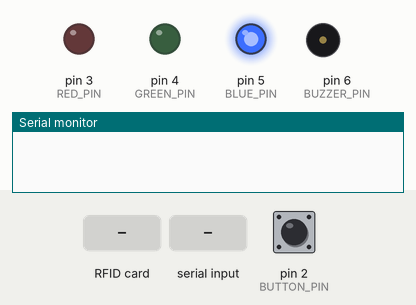
Simulated run of this sketch. Board: Arduino Uno, built with avr-gcc and run on an emulated ATmega328P. Parts: output pins drawn as LEDs (lit = HIGH), buzzer (waves = sounding), the last lines printed to the serial monitor. Inputs (shaded band) come from the test bench; at power-on: pin 2 (BUTTON_PIN) LOW. Pins used as bus, display or sensor lines are not drawn.

Above: at 1.2 s.
1.3 s: RFID card FF FF FF FF held to the reader
At 4.2 s:
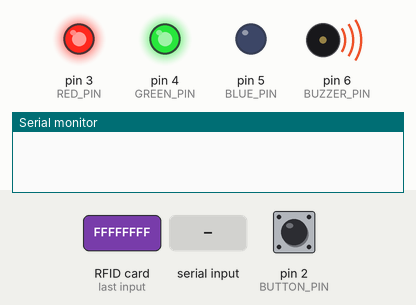
6.3 s: "9" received over Serial
At 7.8 s:
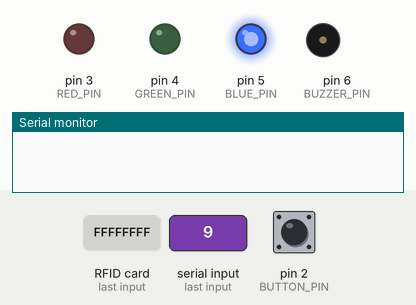
8.3 s: pin 2 (BUTTON_PIN) pulled HIGH for 0.15 s
9.9 s: "0" received over Serial
At 10.7 s:
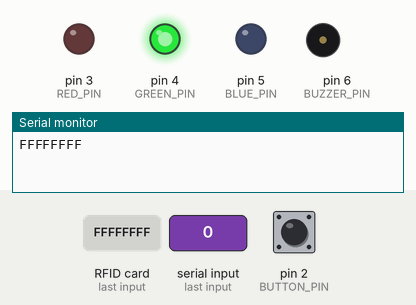
12.4 s: RFID card 5E 7A 19 C4 held to the reader
At 16.15 s:
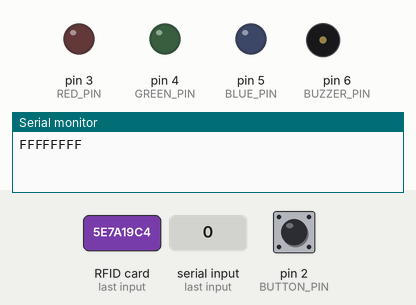
Timing chart, 0 to 16.4 s (numbered marks = the images above; inputs shaded):
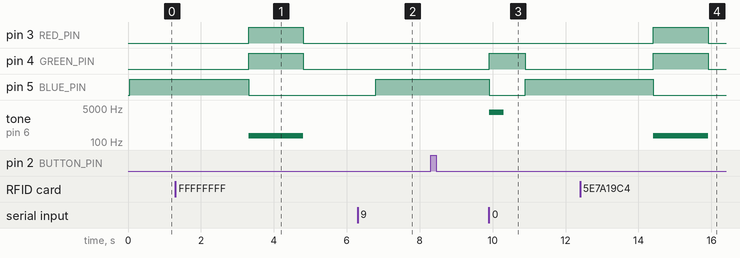

Measured:
- after the input at 1.3 s, pin 3 (RED_PIN), pin 4 (GREEN_PIN): LOW → HIGH after 2.0 s, → LOW 1.5 s later; pin 5 (BLUE_PIN): HIGH → LOW after 2.0 s; tone on pin 6 (BUZZER_PIN): silent → 200 Hz after 2.0 s, → silent 1.5 s later
- after the input at 6.3 s, pin 5 (BLUE_PIN): LOW → HIGH after 0.50 s
- after the input at 9.9 s, pin 4 (GREEN_PIN): LOW → HIGH at once, → LOW 1.0 s later; pin 5 (BLUE_PIN): HIGH → LOW at once, → HIGH 1.0 s later; tone on pin 6 (BUZZER_PIN): silent → 3000 Hz at once, → silent 0.40 s later
- after the input at 12.4 s, pin 3 (RED_PIN), pin 4 (GREEN_PIN): LOW → HIGH after 2.0 s, → LOW 1.5 s later; pin 5 (BLUE_PIN): HIGH → LOW after 2.0 s; tone on pin 6 (BUZZER_PIN): silent → 200 Hz after 2.0 s, → silent 1.5 s later

The sketch:

OutputUID.ino
```cpp
/*
 * ------------------------------------------------------------------------------------------------------------------
 * Reads the UID of the tag being scanned through the reader and outputs it to the computer through the serial cable.
 *
 * Uses the MFRC522 library; See https://github.com/miguelbalboa/rfid
 * Board used: SainSmart Arduino UNO
 * Reader Used: Sunfounder RC522
 *
 *
 * Pin Layout:
 * ---------------------------------
 * Reader Pin     Arduino Pin Used
 * ---------------------------------
 * NSS            10
 * SCK            13
 * MOSI           11
 * MISO           12
 * GND            GND
 * RST            9
 * VCC            3.3V
 */

#include <SPI.h>
#include "MFRC522.h"

#define BUTTON_PIN 2
#define RED_PIN    3
#define GREEN_PIN  4
#define BLUE_PIN   5
#define BUZZER_PIN 6
#define RST_PIN    9
#define SS_PIN    10

int button_state;
char incoming_data;

bool button_was_pressed = false;
bool timed_out = false;
bool quit = false;

MFRC522 mfrc522(SS_PIN, RST_PIN);  // Create MFRC522 instance

void setup() {
  pinMode(BUTTON_PIN, INPUT);
  pinMode(RED_PIN, OUTPUT);
  pinMode(BLUE_PIN, OUTPUT);
  pinMode(GREEN_PIN, OUTPUT);
  pinMode(BUZZER_PIN, OUTPUT);
  Serial.begin(9600);   // Initialize serial communications with the PC
  while (!Serial);    // Do nothing if no serial port is opened (added for Arduinos based on ATMEGA32U4)
  SPI.begin();      // Init SPI bus
  mfrc522.PCD_Init();   // Init MFRC522
}

void loop() {
  if (!quit) {
    //Turn LED blue
    setColor(0, 0, 255);

    button_state = digitalRead(BUTTON_PIN);

    // Look for new cards
    if (!mfrc522.PICC_IsNewCardPresent() && button_state == LOW) {
      return;
    }

    // Select one of the cards
    if (!mfrc522.PICC_ReadCardSerial() && button_state == LOW) {
      return;
    }

    if (button_state == HIGH) {
      //Indicate that the button was pressed over the serial cable
      Serial.print("FFFFFFFF");
      button_was_pressed = true;
    } else {
      //Output the UID over the serial cable
      mfrc522.PICC_OutputUID(&(mfrc522.uid));
    }

    unsigned long start_time = millis();
    bool valid = false;
    while (!valid) {
      while ((Serial.available() < 1) && !timed_out) {
        if (!button_was_pressed && ((millis() - start_time) > 2000)) timed_out = true;
      }
      if (!timed_out) {
        incoming_data = Serial.read();
        if (incoming_data != '9') valid = true;
      } else {
        incoming_data = '2';
        valid = true;
      }
    }

    int wait_time = 1000;
    switch (incoming_data) {
      //Logged
      case '0':
        //Turn LED green
        //High-pitched beep
        setColor(0, 255, 0);
        tone(BUZZER_PIN, 3000, 400);
        break;

      //Error
      case '1':
        //Turn LED red
        //Low-pitched beep
        setColor(255, 0, 0);
        tone(BUZZER_PIN, 500, 400);
        break;

      //Quitting
      case '2':
        //Turn LED yellow
        setColor(255, 140, 0);
        wait_time = 1500;
        tone(BUZZER_PIN, 200, wait_time);
        quit = true;
        break;

      //Bug/Should not happen
      default:
        //Turn LED white
        setColor(255, 255, 255);
        wait_time = 3000;
        tone(BUZZER_PIN, 5000, wait_time);
        break;
    }
    button_was_pressed = false;
    delay(wait_time);
  } else {
    //Turn off LED
    setColor(0, 0, 0);
    while (Serial.available() < 1) {}
    incoming_data = Serial.read();
    if (incoming_data == '9') {
      quit = false;
      timed_out = false;
      delay(500);
    }
  }
}

void setColor(int red, int green, int blue)
{
  analogWrite(RED_PIN, red);
  analogWrite(GREEN_PIN, green);
  analogWrite(BLUE_PIN, blue);
}
```
